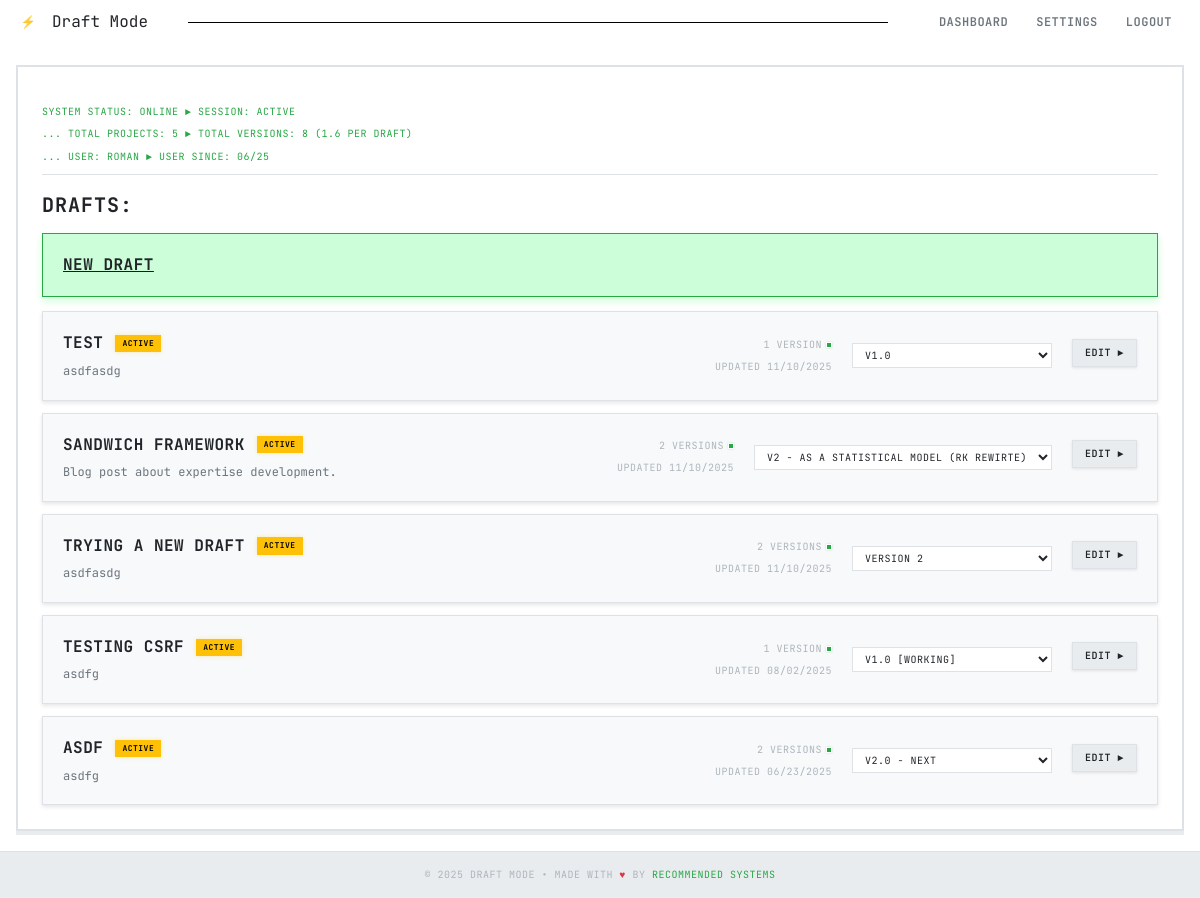
The page /dashboard (signed in) on the database as committed earlier.
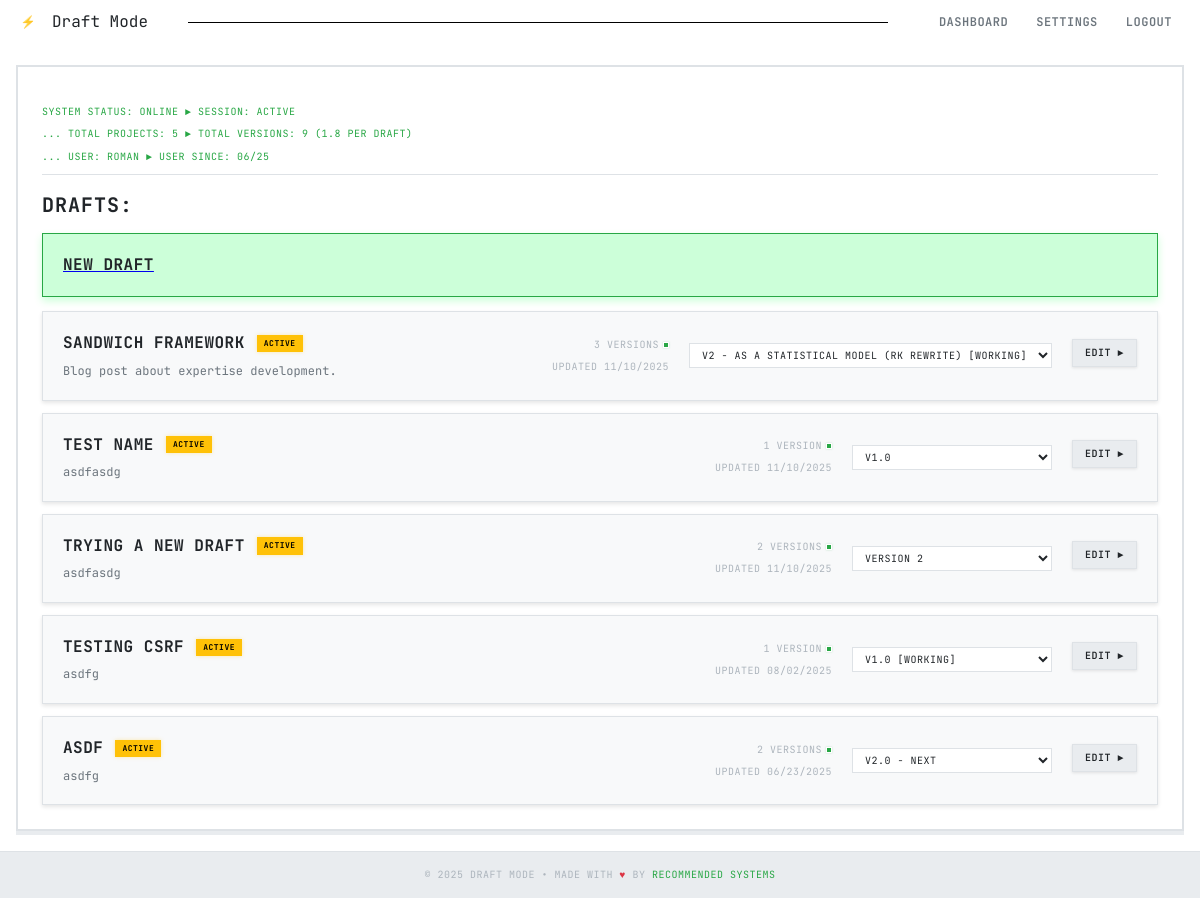
The same page on the database as committed later.
### models.py (models this page shows, shortened)
class User(db.Model):
    __tablename__ = 'users'
    id = db.Column(db.Integer, primary_key=True)
    name = db.Column(db.String(100), nullable=False)
    email = db.Column(db.String(120), unique=True, nullable=False, index=True)
    password_hash = db.Column(db.String(200), nullable=False)
    created_at = db.Column(db.DateTime, default=datetime.utcnow)
    updated_at = db.Column(db.DateTime, default=datetime.utcnow, onupdate=datetime.utcnow)
    blog_drafts = db.relationship('BlogDraft', backref='author', lazy=True, cascade='all, delete-orphan')
    @property
    def total_versions(self):
        return sum(len(draft.versions) for draft in self.blog_drafts)

class BlogDraft(db.Model):
    __tablename__ = 'blog_drafts'
    id = db.Column(db.Integer, primary_key=True)
    title = db.Column(db.String(200), nullable=False)
    description = db.Column(db.Text)
    user_id = db.Column(db.Integer, db.ForeignKey('users.id'), nullable=False)
    created_at = db.Column(db.DateTime, default=datetime.utcnow)
    updated_at = db.Column(db.DateTime, default=datetime.utcnow, onupdate=datetime.utcnow)
    versions = db.relationship('DraftVersion', backref='blog_draft', lazy=True, cascade='all, delete-orphan', order_by='DraftVersion.created_at.desc()')

### routes/main.py (the view)
@main_bp.route('/dashboard')
@login_required
def dashboard():
    user = get_current_user()
    drafts = BlogDraft.query.filter_by(user_id=user.id).order_by(BlogDraft.updated_at.desc()).all()
    return render_template('dashboard.html', user=user, drafts=drafts)

### templates/dashboard.html (shortened to what this page needs)
{% extends "base.html" %}
{% block extra_css %}
<link rel="stylesheet" href="{{ url_for('static', filename='css/dashboard.css') }}">
{% endblock %}
{% block breadcrumb %}
<div class="breadcrumb">
    <span style="color: var(--accent-green); font-size: 10px; text-transform: uppercase; letter-spacing: 0.5px;">
        System Status: Online ► Session: Active <br>
        ... Total Projects: {{ drafts|length }} ► Total Versions: {% set total_versions = 0 %}
            {% for draft in drafts %}
                {% set total_versions = total_versions + draft.versions|length %}
            {% endfor %}
            {{ user.total_versions }}
            {% if drafts|length > 0 %}
                    ({{ "%.1f"|format(user.total_versions / drafts|length) }} per draft)
            {% endif %}<br>
        ... User: {{ user.name }} ► User Since: {{ user.created_at.strftime('%m/%y') }}
    </span>
</div>
{% endblock %}
{% block content %}
{% if drafts %}
<h2>DRAFTS:</h2>
    <div class="drafts-list">
        <a href="{{ url_for('drafts.create_draft') }}">
            <div class="draft-card active" style="background-color: rgba(0, 255, 65, 0.2);">
                <div class="draft-title">New Draft</div>
            </div>
        </a>
        {% for draft in drafts %}
        <div class="draft-card">
            <div class="draft-header">
                <div class="draft-title">
                    {% if draft.versions %}
                        {% set current_version = draft.versions|selectattr('is_current')|first %}
                        {% if current_version %}
                            <a href="{{ url_for('drafts.edit_draft', draft_id=draft.id, version=current_version.id) }}" style="color: inherit; text-decoration: none;">{{ draft.title }}</a>
                        {% else %}
                            <a href="{{ url_for('drafts.edit_draft', draft_id=draft.id) }}" style="color: inherit; text-decoration: none;">{{ draft.title }}</a>
                        {% endif %}
                    {% else %}
                        <a href="{{ url_for('drafts.edit_draft', draft_id=draft.id) }}" style="color: inherit; text-decoration: none;">{{ draft.title }}</a>
                    {% endif %}
                    {% if draft.versions %}
                        {% set has_final = false %}
                        {% set has_review = false %}
                        {% set has_working = false %}
                        {% for version in draft.versions %}
                            {% if version.tag == 'final' %}
                                {% set has_final = true %}
                            {% elif version.tag == 'ready_for_review' %}
                                {% set has_review = true %}
                            {% elif version.tag == 'working' %}
                                {% set has_working = true %}
                            {% endif %}
                        {% endfor %}
                        {% if has_final %}
                            <span class="draft-status final">Final</span>
                        {% elif has_review %}
                            <span class="draft-status active" style="background: var(--accent-blue); box-shadow: 0 0 4px var(--accent-blue);">Review</span>
                        {% elif has_working %}
                            <span class="draft-status active" style="background: var(--accent-purple); box-shadow: 0 0 4px var(--accent-purple);">Working</span>
                        {% else %}
                            <span class="draft-status active">Active</span>
                        {% endif %}
                    {% else %}
                        <span class="draft-status empty">Empty</span>
                    {% endif %}
                </div>
                {% if draft.description %}
                    <div class="draft-description">{{ draft.description }}</div>
                {% else %}
                    <div class="draft-description" style="font-style: italic; color: var(--text-muted);">
                        No description provided
                    </div>
                {% endif %}
            </div>
            <div class="draft-meta">
                <div class="draft-versions">
                    <span>{{ draft.versions|length }} version{{ 's' if draft.versions|length != 1 else '' }}</span>
                    <div class="version-indicator"></div>
                </div>
                <div>Updated {{ draft.updated_at.strftime('%m/%d/%Y') }}</div>
            </div>
            <div class="draft-actions">
                {% if draft.versions|length > 0 %}
                    <select class="version-selector" onchange="editVersion({{ draft.id }}, this.value)">
                        {% for version in draft.versions %}
                            <option value="{{ version.id }}" {% if version.is_current %}selected{% endif %}>
                                {% if version.tag and version.tag != 'draft' %}
                                    {% if version.tag == 'final' %}
                                        {{ version.version_name }} [FINAL]
                                    {% elif version.tag == 'ready_for_review' %}
                                        {{ version.version_name }} [REVIEW]
                                    {% elif version.tag == 'working' %}
                                        {{ version.version_name }} [WORKING]
                                    {% else %}
                                        {{ version.version_name }}
                                    {% endif %}
                                {% else %}
                                    {{ version.version_name }}
                                {% endif %}
                            </option>
                        {% endfor %}
                    </select>
                {% endif %}
            </div>
            <div>
                <a href="{{ url_for('drafts.edit_draft', draft_id=draft.id) }}" class="btn edit-btn">
                    Edit ►
                </a>
            </div>
        </div>
        {% endfor %}
    </div>
{% else %}
    <div class="empty-state">
        <h3>No Drafts Found</h3>
        <p>Ready to start your first writing project?</p>
        <a href="{{ url_for("drafts.create_draft") }}" class="btn primary">Initialize First Draft</a>
    </div>
{% endif %}
{% endblock %}

### templates/base.html (shortened to what this page needs)
<!DOCTYPE html>
<html lang="en" data-theme="{{ session.get('theme', 'light') }}">
<head>
    <link rel="stylesheet" href="{{ url_for('static', filename='css/light-theme.css') }}">
    <link rel="stylesheet" href="{{ url_for('static', filename='css/base.css') }}">
    {% block extra_css %}{% endblock %}
</head>
<body>
    <nav class="top-nav">
        <div class="nav-container">
            <a href="{% if session.user_id %}{{ url_for('main.dashboard') }}{% else %}{{ url_for('main.index') }}{% endif %}" class="nav-brand">
                <div class="title-icon">⚡</div> Draft Mode
            </a>
            <div style="width:70%; display:flex;">
                <div style="height:1px; border-bottom:1px solid black; display:inline-flex; width:90%; margin: 0 auto;"></div>
            </div>
            <div class="nav-menu" id="navMenu">
                {% if session.user_id %}
                    <a href="{{ url_for('main.dashboard') }}" class="nav-link">Dashboard</a>
                    <a href="{{ url_for('settings.profile') }}" class="nav-link">Settings</a>
                    <a href="{{ url_for("auth.logout") }}" class="nav-link">Logout</a>
                {% else %}
                    <a href="{{ url_for("auth.login") }}" class="nav-link">Sign In</a>
                    <a href="{{ url_for("auth.signup") }}" class="nav-link primary">Sign Up</a>
                {% endif %}
            </div>
        </div>
    </nav>
    <div class="main-container">
        {% if request.endpoint != 'drafts.edit_draft' %}
        <div class="content-wrapper">
            <div class="content">
                {% block breadcrumb %}{% endblock %}
                {% block content %}{% endblock %}
            </div>
        </div>
        {% else %}
        {% block breadcrumb_editor %}{% endblock %}
        {% include 'partials/flash_messages.html' %}
        {% block editor_content %}{% endblock %}
        {% endif %}
    </div>
    <footer class="footer">
        <div>
            © 2025 Draft Mode • Made with <span class="footer-heart">♥</span> by
            <a href="#" target="_blank">Recommended Systems</a>
        </div>
    </footer>
</body>
</html>

### static/css/light-theme.css (style rules this page uses)
:root { --bg-primary: #ffffff; --bg-secondary: #f8f9fa; --bg-tertiary: #e9ecef; --text-primary: #212529; --text-secondary: #6c757d; --text-muted: #adb5bd; --border-primary: #dee2e6; --border-secondary: #ced4da; --accent-green: #28a745; --accent-red: #dc3545; --accent-yellow: #ffc107; --accent-blue: #007bff; --accent-purple: #6f42c1; --pixel-size: 2px; --glow-primary: 0 0 10px rgba(40, 167, 69, 0.3); --glow-secondary: 0 0 5px rgba(0, 123, 255, 0.3); --scan-lines: #ffffff; }
[data-theme="light"] .btn { background: var(--bg-tertiary); border: 1px solid var(--border-primary); color: var(--text-primary); box-shadow: 0 1px 3px rgba(0, 0, 0, 0.1); }
[data-theme="light"] .top-nav { background: var(--white); }
[data-theme="light"] .nav-link { color: var(--text-secondary); }
[data-theme="light"] input, [data-theme="light"] textarea, [data-theme="light"] select { background: #ffffff; border: 1px solid var(--border-primary); color: var(--text-primary); }
[data-theme="light"] .content { background: var(--bg-primary); }
[data-theme="light"] .draft-card { background: var(--bg-secondary); border: 1px solid var(--border-primary); box-shadow: 0 2px 4px rgba(0, 0, 0, 0.1); }
[data-theme="light"] .draft-status.active { background: var(--accent-yellow); color: #000000; border-color: var(--accent-yellow); box-shadow: 0 0 4px rgba(255, 193, 7, 0.3); }
[data-theme="light"] .footer { background: var(--bg-tertiary); border-top: 1px solid var(--border-primary); }
[data-theme="light"] .breadcrumb { border-bottom: 1px solid var(--border-primary); }
[data-theme="light"] .version-indicator { background: var(--accent-green); border: 1px solid var(--bg-primary); box-shadow: 0 0 2px rgba(40, 167, 69, 0.3); }
[data-theme="light"] body { background-image: var(--scan-lines); }
[data-theme="light"] h1, [data-theme="light"] h2, [data-theme="light"] h3, [data-theme="light"] h4, [data-theme="light"] h5, [data-theme="light"] h6 { text-shadow: none; }

Rows that differ between the two databases and show on the page:
changed BlogDraft "SANDWICH FRAMEWORK": versions|length "2" → "3"; value "V2 - As a Statistical Model (RK rewirte)" → "V2 - As a Statistical Model (RK rewrite) [WORKING]"; moves up the list
changed BlogDraft: title "TEST" → "TEST NAME"
Other text that changed with them:
{{ user.total_versions }}: "8" → "9"
{{ "%.1f"|format(user.total_versions / drafts|length) }}: "1.6" → "1.8"
